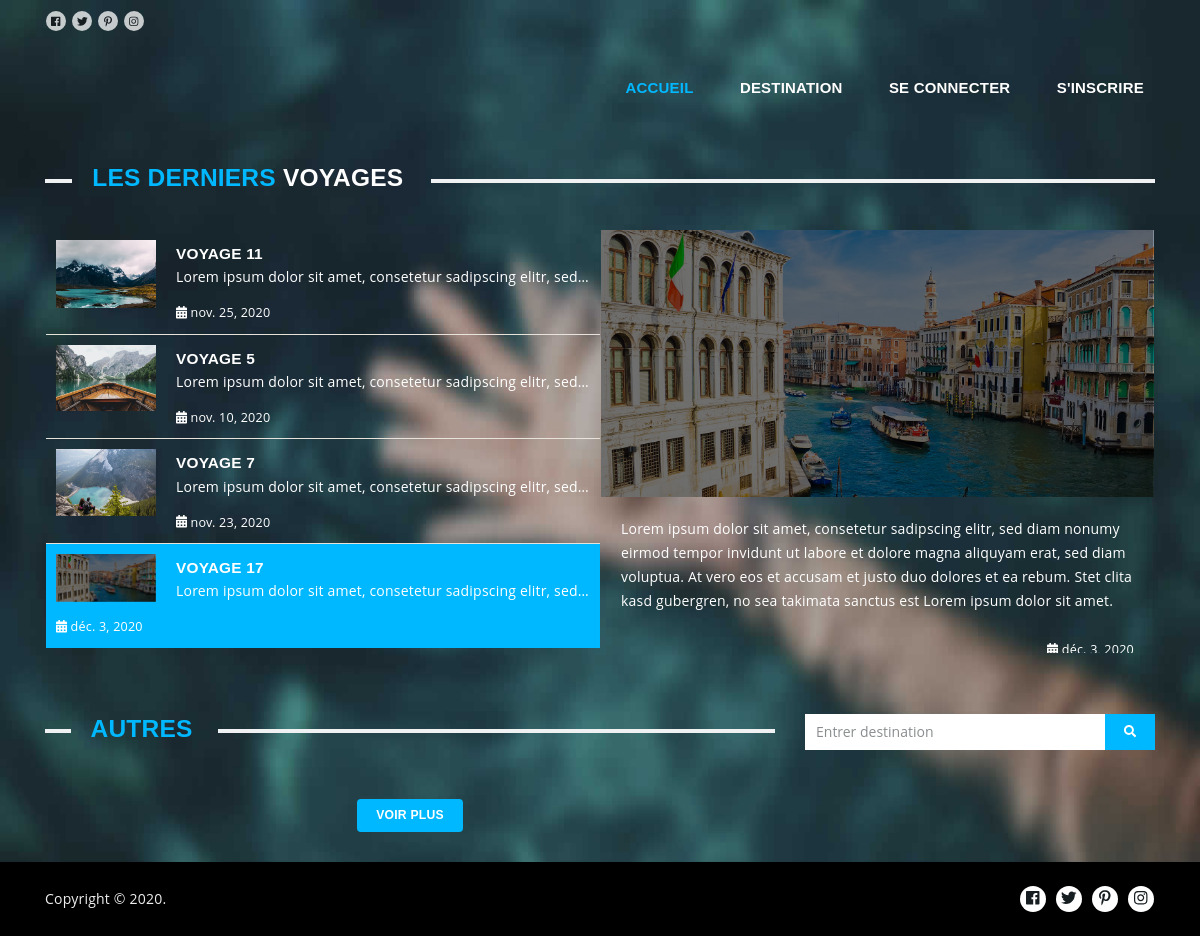
The page / on the database its author committed.
### app/models.py (models this page shows, shortened)
class Voyages(models.Model):
    photo_autres = models.ManyToManyField(Images)
    couverture_voyage = models.ImageField(upload_to='images/%Y/%m/%d/', null=True, blank=True)
    couverture_grand = ImageSpecField(
        source='couverture_voyage',
        processors=[Thumbnail(700,350)],
        format='JPEG',
        options={'quality':60}
    )
    couverture_grand2 = ImageSpecField(
        source='couverture_voyage',
        processors=[Thumbnail(400,559)],
        format='JPEG',
        options={'quality':60}
    )
    couverture_moyen = ImageSpecField(
        source='couverture_voyage',
        processors=[Thumbnail(160,205)],
        format='JPEG',
        options={'quality':60}
    )
    couverture_petit = ImageSpecField(
        source='couverture_voyage',
        processors=[Thumbnail(160,136)],
        format='JPEG',
        options={'quality':60}
    )
    nom_voyage = models.CharField(max_length=20)
    prix_voyage = models.IntegerField()
    place_voyage = models.PositiveSmallIntegerField()
    date_voyage = models.DateField(auto_now=False, auto_now_add=False)
    duree_voyage = models.IntegerField()
    lieu_voyage = models.ForeignKey(Lieux, on_delete=models.CASCADE)
    vehicule_voyage = models.ForeignKey(Vehicules, on_delete=models.CASCADE)
    chauffeur_voyage = models.ForeignKey(Employees, on_delete=models.CASCADE, related_name="driver")
    responsable_voyage = models.ForeignKey(Employees, on_delete=models.CASCADE, related_name="responsible")
    description_voyage = models.TextField()
    slug = models.SlugField(blank=True)
    class Meta:
        verbose_name = 'Voyage'
        verbose_name_plural = 'Voyages'

### app/views.py (the view)
# urls.py: path('', views.home, name="home"),
def home(request):
    latest_voyages = Voyages.objects.filter(date_voyage__lt=datetime.date.today())
    latest_voyages_sampling = random.sample(list(latest_voyages), k=4)
    voyages = Voyages.objects.filter(date_voyage__gt=datetime.date.today())
    voyages_sampling = random.sample(list(voyages), k=int(voyages.count()/2))
    context = {
        'latest_voyages': latest_voyages_sampling,
        'voyages':voyages_sampling,
    }
    return render(request, 'index.html', context)

### templates/index.html (shortened to what this page needs)
{% extends "base.html" %}
{% load static %}
{% block content %}
    <header class="nk-header nk-header-opaque">
        <div class="nk-contacts-top">
            <div class="container">
                <div class="nk-contacts-left">
                    <ul class="nk-social-links">
                        <li><a class="nk-social-facebook" href="#"><span class="fab fa-facebook"></span></a></li>
                        <li><a class="nk-social-twitter" href="https://twitter.com/nkdevv" target="_blank"><span class="fab fa-twitter"></span></a></li>
                        <li><a class="nk-social-pinterest" href="#"><span class="fab fa-pinterest-p"></span></a></li>
                        <li><a class="nk-social-instagram" href="#"><span class="fab fa-instagram"></span></a></li>
                    </ul>
                </div>
            </div>
        </div>
        <nav class="nk-navbar nk-navbar-top nk-navbar-sticky nk-navbar-autohide nk-navbar-transparent">
            <div class="container">
                <div class="nk-nav-table">
                    <a href="" class="nk-nav-logo">
                    </a>
                    <ul class="nk-nav nk-nav-right d-none d-lg-table-cell" data-nav-mobile="#nk-nav-mobile">
                        {% if user.is_authenticated %}
                            <li class="active">
                                <a href="{% url 'home' %}">Accueil</a>
                            </li>
                            <li>
                                <a href="{% url 'destination' %}">Destination</a>
                            </li>
                            <li class=" nk-drop-item">
                                <a href="">{{user.username}}</a>
                                <ul class="dropdown">
                                    <li>
                                        <a href="{% url 'reservation' %}">Réservation</a>
                                    </li>
                                    <li>
                                        <a href="{% url 'password_change' %}">Changer le mot de passe</a>
                                    </li>
                                    <li>
                                        <a href="{% url 'logout' %}">Se déconnecter</a>
                                    </li>
                                </ul>
                            </li>
                        {% else %}
                            <li class="active">
                                <a href="{% url 'home' %}">Accueil</a>
                            </li>
                            <li>
                                <a href="{% url 'destination' %}">Destination</a>
                            </li>
                            <li>
                                <a href="{% url 'signin' %}">Se connecter</a>
                            </li>
                            <li>
                                <a href="{% url 'signup' %}">S'inscrire</a>
                            </li>
                        {% endif %}
                    </ul>
                    <ul class="nk-nav nk-nav-right nk-nav-icons">
                    </ul>
                </div>
            </div>
        </nav>
    </header>
    <div class="nk-main">
        <div class="nk-gap-2"></div>
        <div class="container">
        <h3 class="nk-decorated-h-2"><span><span class="text-main-1">Les derniers</span> voyages</span></h3>
        <div class="nk-gap"></div>
        <div class="nk-news-box">
            <div class="nk-news-box-list">
                <div class="nano">
                    <div class="nano-content">
                        {% for voyage in latest_voyages %}
                            <div class="nk-news-box-item nk-news-box-item-active">
                                <div class="nk-news-box-item-img">
                                    <img src="{{voyage.couverture_petit.url}}" alt="">
                                </div>
                                <h3 class="nk-news-box-item-title">{{voyage.nom_voyage}}</h3>
                                <div class="nk-news-box-item-text">
                                    <p>{{voyage.description_voyage}}</p>
                                </div>
                                <div class="nk-news-box-item-date"><span class="fa fa-calendar"></span> {{voyage.date_voyage}}</div>
                            </div>
                        {% endfor %}
                    </div>
                </div>
            </div>
            <div class="nk-news-box-each-info">
                <div class="nano">
                    <div class="nano-content">
                        <div class="nk-news-box-item-image">
                            <img src="" alt="">
                        </div>
                        <div class="nk-news-box-item-text">
                        </div>
                        <div class="nk-news-box-item-date">
                        </div>
                    </div>
                </div>
            </div>
        </div>
        <div class="nk-gap-2"></div>
        <div class="nk-gap-2"></div>
        <div class="row vertical-gap">
            <div class="col-lg-8">
                <h3 class="nk-decorated-h-2"><span><span class="text-main-1">Autres</span> </span></h3>
                <div class="nk-gap"></div>
                <div class="nk-gap-3"></div>
                <div class="text-center">
                    <a href="{% url 'destination' %}" class="nk-btn nk-btn-rounded nk-align-center nk-btn-color-main-1 nk-btn-hover-color-main-4">Voir plus</a>
                </div>
            </div>
            <div class="col-lg-4">
                <aside class="nk-sidebar nk-sidebar-right nk-sidebar-sticky">
                    <div class="nk-widget">
                        <div class="nk-widget-content">
                            <form action="{% url 'search' %}" method="GET" class="nk-form nk-form-style-1" novalidate="novalidate">
                                <div class="input-group">
                                    <input type="text" name="search_term" class="form-control" placeholder="Entrer destination">
                                    <button class="nk-btn nk-btn-color-main-1">
                                    </button>
                                </div>
                            </form>
                        </div>
                    </div>
                </aside>
            </div>
        </div>
    </div>
    <div class="nk-gap-2"></div>
    <footer class="nk-footer">
        <div class="nk-copyright">
            <div class="container">
                <div class="nk-copyright-left">
                    Copyright &copy; 2020.
                </div>
                <div class="nk-copyright-right">
                    <ul class="nk-social-links-2">
                        <li><a class="nk-social-facebook" href="#"><span class="fab fa-facebook"></span></a></li>
                        <li><a class="nk-social-twitter" href="https://twitter.com/nkdevv" target="_blank"><span class="fab fa-twitter"></span></a></li>
                        <li><a class="nk-social-pinterest" href="#"><span class="fab fa-pinterest-p"></span></a></li>
                        <li><a class="nk-social-instagram" href="#"><span class="fab fa-instagram"></span></a></li>
                    </ul>
                </div>
            </div>
        </div>
    </footer>
</div>
<img class="nk-page-background-fixed" src="{% static './images/bg.jpg' %}" alt="">
{% endblock content %}

### rows shown on the page
Voyages: couverture_petit (picture), nom_voyage "VOYAGE 11", description_voyage "Lorem ipsum dolor sit amet, consetetur sadipscing elitr, sed…", date_voyage "nov. 25, 2020"
Voyages: couverture_petit (picture), nom_voyage "VOYAGE 5", description_voyage "Lorem ipsum dolor sit amet, consetetur sadipscing elitr, sed…", date_voyage "nov. 10, 2020"
Voyages: couverture_petit (picture), nom_voyage "VOYAGE 7", description_voyage "Lorem ipsum dolor sit amet, consetetur sadipscing elitr, sed…", date_voyage "nov. 23, 2020"
Voyages: couverture_petit (picture), nom_voyage "VOYAGE 17", description_voyage "Lorem ipsum dolor sit amet, consetetur sadipscing elitr, sed…", date_voyage "déc. 3, 2020"
